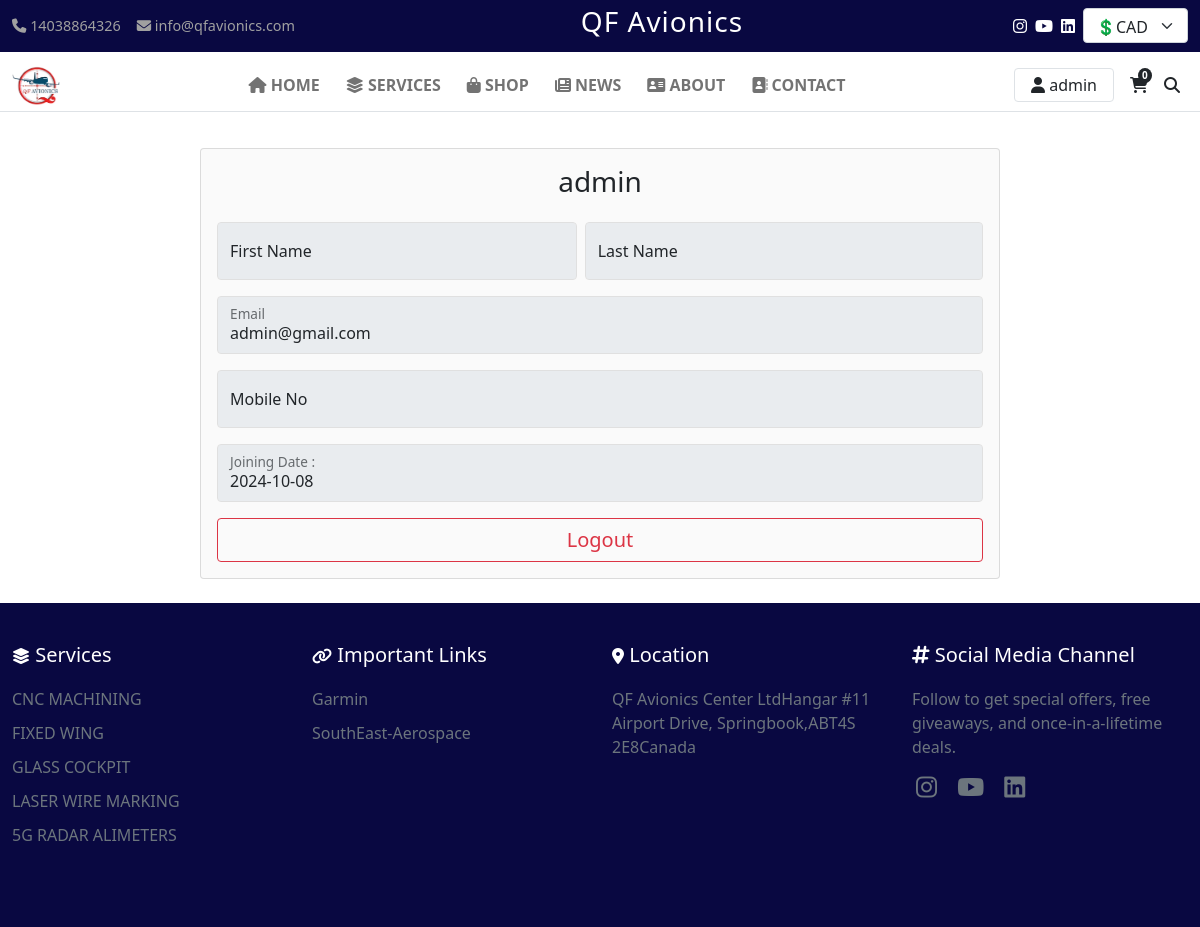
Page /user/profile/ (signed in) on the committed database.
### additional_option/models.py (models this page shows, shortened)
class SiteSettings(models.Model):
    site_name = models.CharField(max_length=100, default="QFAvionics")
    email = models.EmailField(max_length=70, blank=False, null=False,  default='info@qfavionics.com')
    phone_number_1 = models.IntegerField(blank=True, null=True, default='14038864326')
    phone_number_2 = models.IntegerField(blank=True, null=True)
    bussiness_email = models.EmailField(max_length=70, blank=False, default='info@qfavionics.com', null=False, help_text="Email on which receive the email")
    currency_rate = models.DecimalField(null=False, blank=False, default=0.72, decimal_places=2, max_digits=3)
    address = models.TextField(default="QF Avionics Center LtdHangar #11 Airport Drive, Springbook,ABT4S 2E8Canada", blank=True, null=True)
    airport = models.TextField(default="Red Deer Regional Airport, CYQF, YQF", blank=True, null=True)
    email_app_password = models.TextField(max_length=30,  default="zochakahgfehnxdq", blank=True, null=True)
    tax = models.DecimalField(decimal_places=2,  max_digits=5, default=0.15, null=False, blank=False)
    instagram = models.URLField(blank=True, null=True)
    youtube = models.URLField(blank=True, null=True)
    linkedin = models.URLField(blank=True, null=True)
    def get_footer_data(self):
        return {
            "location": self.address,
            "airport": self.airport,
            "instagram": self.instagram,
            "youtube": self.youtube,
            "linkedin": self.linkedin
        }
    def get_header_data(self):
        return {
            "site_name": self.site_name,
            "email": self.email,
            "phone_number": self.phone_number_1,
        }
    class Meta:
        verbose_name = "Site Setting"
        verbose_name_plural = "Site Settings"
    @classmethod
    def load(cls):
        obj, created = cls.objects.get_or_create(pk=1)
        return obj

class Service(models.Model):
    name = models.CharField(max_length=40, default='', blank=False, null=False)
    image = models.ImageField(upload_to='static/service/images/')
    status = models.BooleanField(default=True)
    description = models.TextField(default='')
    service_type = models.CharField(default='', max_length=40, blank=False, null=False)
    specifications = models.JSONField(default=dict)
    technical_information = models.JSONField(default=dict)

class Link(models.Model):
    name = models.CharField(max_length=40, default='', blank=False, null=False)
    url = models.CharField(max_length=100, default='', blank=False, null=False)
    class Meta:
        verbose_name = 'Important Link'
        verbose_name_plural = 'Important Links'

### user/models.py (models this page shows, shortened)
class CustomUser(AbstractUser):
    email = models.EmailField(max_length=100, unique=True, blank=False)
    phone_number = models.CharField(max_length=15, blank=True, null=True)
    address = models.TextField(blank=True, null=True, default='')
    first_name = models.CharField(max_length=50, blank=False)
    last_name = models.CharField(max_length=50, blank=False)

### user/views.py (the view)
# urls.py: path("user/profile/", userprofile, name="profile"),
@login_required(login_url='/login')
def userprofile(request):
    return render(request, "profile.html")

### QFAvionics/header_context.py (called while the page is built)
def header_options(request):
    location = SiteSettings.objects.filter(pk=1)
    if location is not None:
        location = location.first()
    options = {
        "categories": [category.name for category in Category.objects.all()],
        "services" : [service for service in Service.objects.all()],
        "links": Link.objects.all(),
        "no_of_items":  get_total_items(request),
        "footer": location.get_footer_data(),
        "header": location.get_header_data,
    }
    return options

### additional_option/utils.py (called while the page is built)
def get_setting():
    settings = cache.get('site_settings', False)
    if not settings:
        settings = SiteSettings.load()
        cache.set('site_settings', settings, timeout=600)
    return settings

### shopcart/views.py (called while the page is built)
def get_total_items(request):
    cart = Cart(request)
    cartitems = cart.cart
    total = 0
    for key, value in cartitems.items():
        total += value["quantity"]
    return total

### user/templates/profile.html (shortened to what this page needs)
{% extends "master.html" %}
{% block content %}
<main class="form-signin d-flex w-100 mb-4 text-center justify-content-center container">
    <div class="card mx-1 overflow-hidden" style="width: 50rem; background-color: rgb(250, 250, 250);">
            <form id="personalform"" enctype="multipart/form-data" class="px-3">
                <div class="rounded-2 pt-3 justify-content-center">
                    <h3>{{user.username}}</h3>
                </div>
                <div class="d-flex">
                    <div class="form-floating mt-3" style="width: 47%; margin-right: 1%;">
                        <input disabled type="text" class="form-control rounded" id="floatingfirstname" placeholder="adam_123" name="birthdate" value="{{user.first_name}}" required>
                        <label for="floatingstuusername">First Name</label>
                    </div>
                    <div class="form-floating mt-3" style="width: 52%;">
                        <input disabled type="text" class="form-control rounded" id="floatinglastname" placeholder="adam_123" name="joiningdate" value="{{user.last_name}}" required>
                        <label for="floatingstuusername">Last Name</label>
                    </div>
                    </div>
                <div class="form-floating">
                    <input disabled type="email" class="form-control rounded mt-3" id="floatingemail" placeholder="adam_123" name="email" value="{{user.email}}" required>
                    <label for="floatingstuusername">Email</label>
                </div>
                <div class="form-floating">
                    <input disabled type="number" class="form-control rounded mt-3" id="floatingmobile" placeholder="adam_123" name="mobile" value="{{user.phone_number}}" required>
                    <label for="floatingstuusername">Mobile No</label>
                </div>
                <div class="form-floating">
                    <input disabled type="text" class="form-control rounded mt-3" id="floatingmobile" placeholder="adam_123" name="mobile" value="{{user.date_joined|date:"Y-m-d"}}"  required>
                    <label for="floatingstuusername">Joining Date : </label>
                </div>
                <a href="{% url 'logout' %}" class="btn btn-outline-danger text-decoration-none fs-5 w-100 my-3">Logout</a>
            </form>
    </div>
    </main>
{% endblock %}

### templates/master.html (shortened to what this page needs)
<!DOCTYPE html>
<html lang="en">
<head>
    {% load static %}
    <link href="https://cdn.jsdelivr.net/npm/bootstrap@5.0.2/dist/css/bootstrap.min.css" rel="stylesheet"
>
    <link rel="stylesheet" href="https://cdnjs.cloudflare.com/ajax/libs/font-awesome/6.4.0/css/all.min.css">
    <link rel="stylesheet" href="{% static 'css/index.css' %}">
</head>
<body>
    <main id="mainbox" class="">
        <div class="top-bar">
            <div class="container-fluid d-flex justify-content-between align-items-center">
                <div class="d-sm-flex" style="cursor: pointer; color: rgb(160, 160, 160);">
                    <div class="me-3 "><i class="fas fa-phone"></i> {{header.phone_number|default:"+1 (403) 886-4306"}}</div>
                    <div class="me-3" id="emailButton"><i class="fas fa-envelope"></i> {{header.email|default:"info@qfavionics.com"}}</div>
                </div>
                <h3 id="companyname" style="letter-spacing: 1px;">QF Avionics</h3>
                <div class="d-sm-flex">
                    <div class="d-flex justify-content-center align-items-center" style="margin-top: -6px;">
                    <a href="{{footer.instagram|default_if_none:"#" }}" class="text-white mt-2 me-2"><i class="fa-brands fa-instagram fs-6"></i></a>
                    <a href="{{footer.youtube|default_if_none:"#" }}" class="text-white mt-2 me-2"><i class="fa-brands fa-youtube fs-6"></i></a>
                    <a href="{{footer.linkedin|default_if_none:"#" }}" class="text-white mt-2 me-2"><i class="fa-brands fa-linkedin fs-6"></i></a>
                    </div>
                    <select class="form-select" id="currency-value" aria-label="Default select example"
                        style="height: 35px; width: 105px;">
                        {% if request.session.currency == "USD" %}
                        <option value="USD"data-bs-toggle="tooltip" data-bs-placement="bottom" title="Click to see product price in USD currency" selected>💲USD</option>
                        <option value="CAD" data-bs-toggle="tooltip" data-bs-placement="bottom" title="Click to see product price in CAD currency">💲CAD</option>
                        {% else %}
                        <option value="CAD" selected>💲CAD</option>
                        {% endif %}
                    </select>
                </div>
            </div>
        </div>
        <nav class="position-absolute navbar navbar-expand-lg navbar-light bg-white w-100 " style="z-index: 200;box-sizing: border-box;">
            <div class="container-fluid border-bottom">
                <a class="navbar-brand" href="{% url 'home' %}">
                    <img src="{% static 'images/logo.png' %}" alt="QF Avionics"
                        style="max-width: min(50px,50px); max-height: min(10vh,10vw);">
                </a>
                <div class="collapse navbar-collapse" id="navbarNav">
                    <ul class="navbar-nav mx-auto">
                        <li class="nav-item">
                            <a class="nav-link md:mt-3" id="menu" href="{% url 'home' %}"><i
                                    class="fa-solid fa-house"></i> HOME</a>
                        </li>
                        <li class="nav-item" id="menu">
                            <a class="nav-link text-decoration-none"><i class="fa-solid fa-layer-group"></i>
                                SERVICES</a>
                        </li>
                        <li class="nav-item" id="menu">
                            <a class="nav-link"><i class="fa-solid fa-bag-shopping"></i> SHOP</a>
                        </li>
                        <li class="nav-item" id="menu">
                            <a class="nav-link" href="{% url 'view-news' %}"><i class="fa-solid fa-newspaper"></i>
                                NEWS</a>
                        </li>
                        <li class="nav-item" id="menu">
                            <a class="nav-link" href="{% url 'aboutpage' %}"><i class="fa-solid fa-address-card"></i>
                                ABOUT</a>
                        </li>
                        <li class="nav-item" id="menu">
                            <a class="nav-link" href="{% url 'contactpage' %}"><i class="fa-solid fa-address-book"></i>
                                CONTACT</a>
                        </li>
                    </ul>
                    <div class="icon-container d-flex mx-2 mt-2 mt-md-0 mb-3 mb-md-0">
                        {% if request.user.is_authenticated %}
                        <a href="{% url 'profile' %}"
                            class="text-dark me-3 text-decoration-none border px-3 py-1 rounded"><i
                                class="fas fa-user fs-6"></i> {{ user.username }}
                        </a>
                        {% else %}
                        <a href="{% url 'login' %}" class="text-dark me-3 fs-6"><i class="fas fa-user fs-6"></i> </a>
                        {% endif %}
                        <div>
                            <a href="{% url 'cart_detail' %}" class="text-dark me-3"><span
                                    class="position-absolute bg-dark text-white fw-bold px-1"
                                    style="font-size: 10px; border-radius: 100%; margin-top: -5px; margin-left: 8px;">{{no_of_items}}</span><i
                                    class="fas fa-shopping-cart fs-6"></i></a>
                        </div>
                        <a id="searchopen" class="text-dark"><i class="fas fa-search fs-6"></i></a>
                    </div>
                </div>
            </div>
        </nav>
        {% block content %}
        {% endblock %}
    </main>
    <footer class="footer">
        <div class="container-fluid">
            <div class="row">
                <div class="col-md-3 mb-4">
                    <h5><i class="fa-solid fa-layer-group fs-6"></i> Services</h5>
                    <ul>
                        {% if services %}
                        {% for service in services|slice:":8" %}
                        <a href="{% url 'service' id=service.id %} " class="text-decoration-none text-secondary">
                            <li>{{service.name}}</li>
                        </a>
                        {% endfor %}
                        {% endif %}
                    </ul>
                </div>
                <div class="col-md-3 mb-4">
                    <h5><i class="fa-solid fa-link fs-6"></i> Important Links</h5>
                    <ul class="text-secondary">
                        {% if links %}
                        {% for link in links %}
                        <a href="{{link.url}}" target="_blank" class="text-decoration-none text-secondary">
                            <li>{{link.name}}</li>
                        </a>
                        {% endfor %}
                        {% endif %}
                    </ul>
                </div>
                <div class="col-md-3 mb-4">
                    <h5><i class="fa-solid fa-location-dot fs-6"></i> Location</h5>
                    <div class="text-secondary">
                        <a href="https://www.google.com/maps/dir//3801+Airport+Dr,+Springbrook,+AB+T4S+2E8/@52.1763421,-113.9696467,12z/data=!4m8!4m7!1m0!1m5!1m1!1s0x537450468fc942f9:0xb14e4971aebfab17!2m2!1d-113.8872465!2d52.1763708?entry=ttu&g_ep=EgoyMDI0MTAyMy4wIKXMDSoASAFQAw%3D%3D" class="text-decoration-none text-secondary" target="_blank">
                            {{footer.location}} </a>
                    </div>
                </div>
                <div class="col-md-3">
                    <h5><i class="fa-solid fa-hashtag"></i> Social Media Channel</h5>
                    <p class="text-secondary">Follow to get special offers, free giveaways, and once-in-a-lifetime deals.</p>
                    <a href="{{footer.instagram|default_if_none:"#" }}" class="text-secondary mt-2 me-2"><i class="fa-brands fa-instagram mx-1 fs-4"></i></a>
                    <a href="{{footer.youtube|default_if_none:"#"}}" class="text-secondary mt-2 me-2"><i class="fa-brands fa-youtube mx-1 fs-4"></i></a>
                    <a href="{{footer.linkedin|default_if_none:"#"}}" class="text-secondary mt-2 me-2"><i class="fa-brands fa-linkedin mx-1 fs-4"></i></a>
                </div>
            </div>
        </div>
    </footer>
</body>
</html>

### static/css/index.css (style rules this page uses)
body, html { height: 100%; display: flex; flex-direction: column; }
#mainbox { flex: 1; }
.top-bar { background-color: #090841; color: white; padding: 5px 0; font-size: 0.9em; }
.navbar-nav .nav-link { color: #333; font-weight: 600; }
.carousel-item, img { height: 100% !important; width: 100% !important; }
.form-control { border-radius: 0; }
.form-control { border-radius: 0; border: 1px solid #e0e0e0; padding: 0.75rem 1rem; }
.form-control::placeholder { color: #999999; text-transform: uppercase; font-size: 0.8rem; }
.footer { background-color: #090841; color: white; padding: 40px 0; }
.footer h5 { margin-bottom: 20px; }
.footer ul { list-style-type: none; padding: 0; }
.footer li { margin-bottom: 10px; }

### templates/master.html (style rules this page uses)
#menu { margin-left: 10px; }
.icon-container { display: flex; align-items: center; }
.icon-container a { margin-right: 1rem; }
.icon-container a:last-child { margin-right: 0; }

### user/templates/profile.html (style rules this page uses)
.container { margin-top: 12vh; }

### rows in the picture
SiteSettings: phone_number "14038864326", email "info@qfavionics.com", location "QF Avionics Center LtdHangar #11 Airport Drive, Springbook,ABT4S 2E8Canada"
CustomUser: username "admin", email "admin@gmail.com", mobile "2024-10-08"
Service: name "CNC MACHINING"
Service: name "FIXED WING"
Service: name "GLASS COCKPIT"
Service: name "LASER WIRE MARKING"
Service: name "5G RADAR ALIMETERS"
Link: name "Garmin"
Link: name "SouthEast-Aerospace"

### other values in the picture
{{ no_of_items }} "0"
